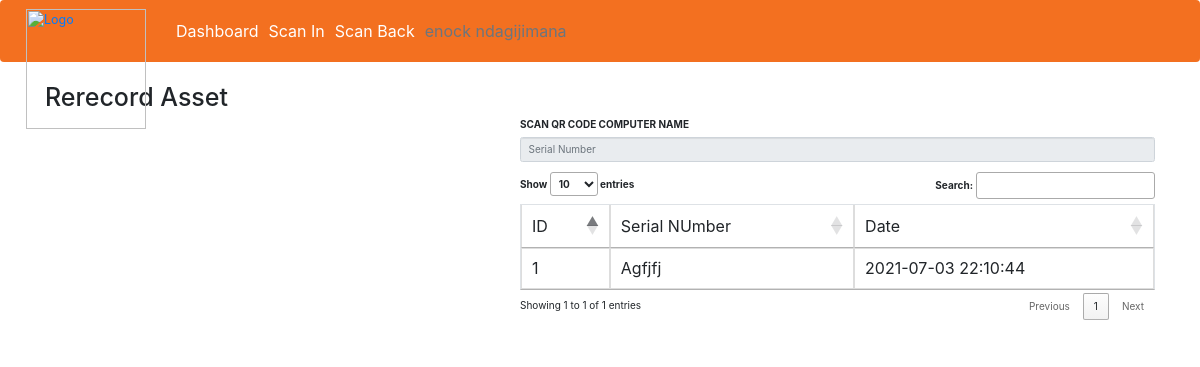
/user/scan-rerecord.php (signed in), run on an earlier commit of the app's database.
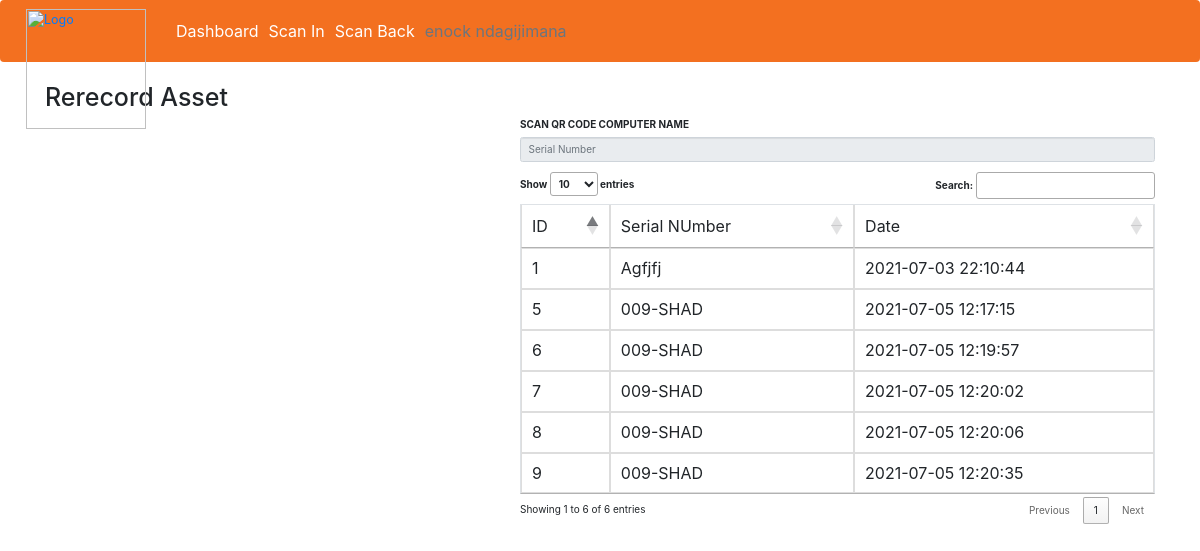
And on a later commit of the database.
### tables this page shows
CREATE TABLE `qrcodeasset` (
  `id` int(11) NOT NULL,
  `serialnumber` varchar(50) NOT NULL,
  `datebooking` timestamp NOT NULL DEFAULT current_timestamp(),
  `status` int(4) NOT NULL
);

### user/scan-rerecord.php (the view, shortened to what this page needs)
<?php
if (strlen($_SESSION['id']) == 0) {
    header('location:index.php');
} else {
?>
<html>
<head>
    <link rel="stylesheet" href="https://maxcdn.bootstrapcdn.com/bootstrap/3.4.1/css/bootstrap.min.css">
    <link rel="stylesheet" href="https://maxcdn.bootstrapcdn.com/bootstrap/4.5.2/css/bootstrap.min.css">
    <link rel="stylesheet" href="https://cdn.datatables.net/1.10.25/css/jquery.dataTables.min.css">
</head>
<body>
<?php include('includes/menu1.php') ?>
    <div class="container">
    <h1>Rerecord Asset</h1>
        <div class="row">
            <div class="col-md-5">
                <video id="preview" width="100%"></video>
            </div>
            <div class="col-md-7">
                <form action="update1.php" method="POST" class="form-horintal">
                    <label>SCAN QR CODE COMPUTER NAME</label>
                    <input type="text" name="text" id="text" readonly placeholder="Serial Number" class="form-control">
                </form>
                <table id="example" class="table table-bordered">
                    <thead>
                        <tr>
                            <td>ID</td>
                            <td>Serial NUmber</td>
                            <td>Date</td>
                        </tr>
                    </thead>
                    <tbody>
                        <?php
                        include('includes/config.php');
                        $sql = mysqli_query($con, "SELECT * FROM qrcodeasset WHERE status=0");
                        while ($row = mysqli_fetch_array($sql)) {
                        ?>
                            <tr>
                                <td><?php echo $row['id']; ?></td>
                                <td><?php echo $row['serialnumber']; ?></td>
                                <td><?php echo $row['datebooking']; ?></td>
                            </tr>
                        <?php
                        }
                        ?>
                    </tbody>
                </table>
            </div>
        </div>
    </div>
</body>
</html>
<?php
}
?>

What changed in the data, as far as the page shows it:
added qrcodeasset: id "5", serialnumber "009-SHAD", datebooking "2021-07-05 12:17:15"
added qrcodeasset: id "6", serialnumber "009-SHAD", datebooking "2021-07-05 12:19:57"
added qrcodeasset: id "7", serialnumber "009-SHAD", datebooking "2021-07-05 12:20:02"
added qrcodeasset: id "8", serialnumber "009-SHAD", datebooking "2021-07-05 12:20:06"
added qrcodeasset: id "9", serialnumber "009-SHAD", datebooking "2021-07-05 12:20:35"
Also different on the page:
text written by a page script: "Show entries Search: Showing 1 to 1 of 1 entries Previous 1 Next" → "Show entries Search: Showing 1 to 6 of 6 entries Previous 1 Next"
